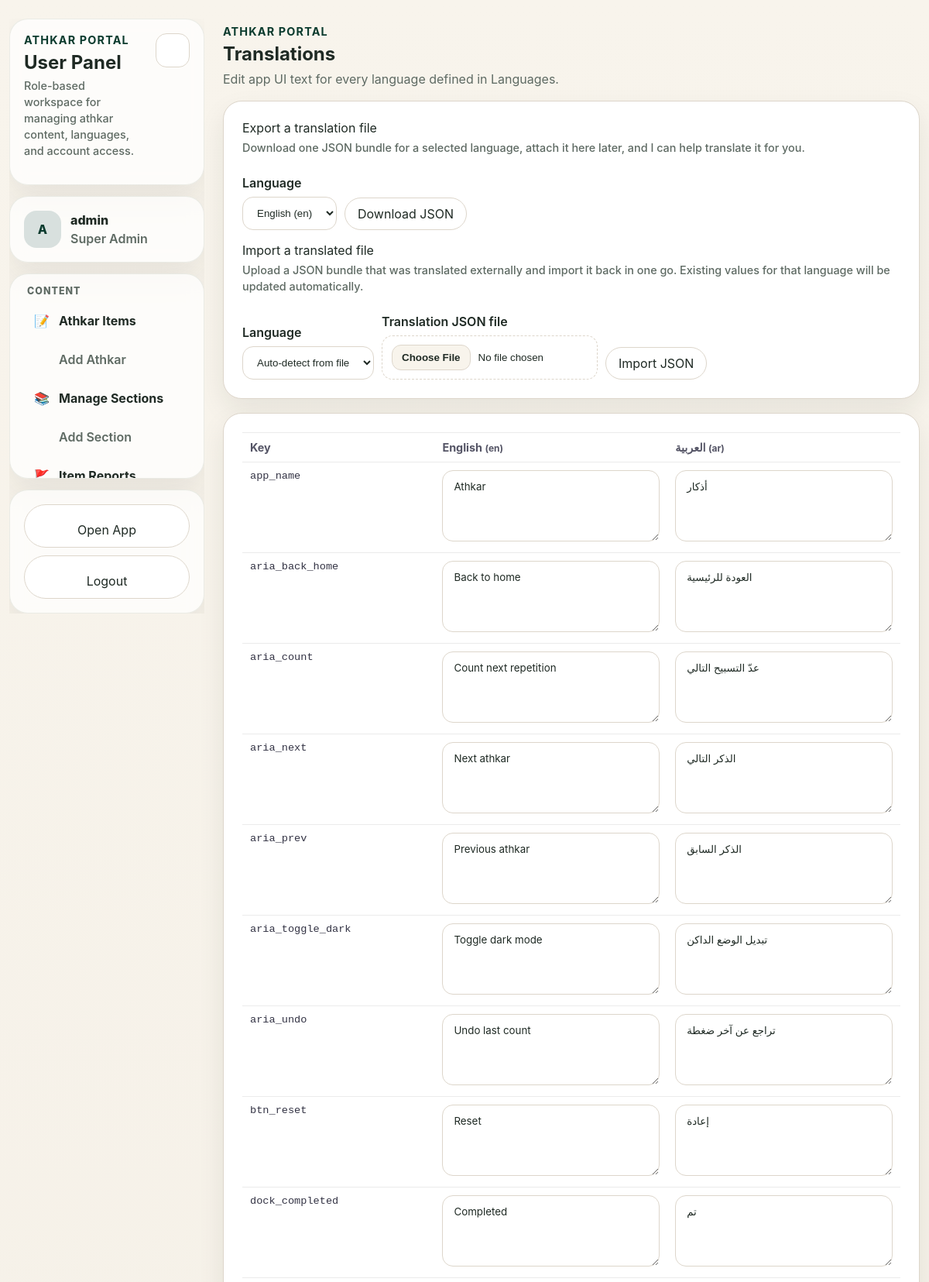
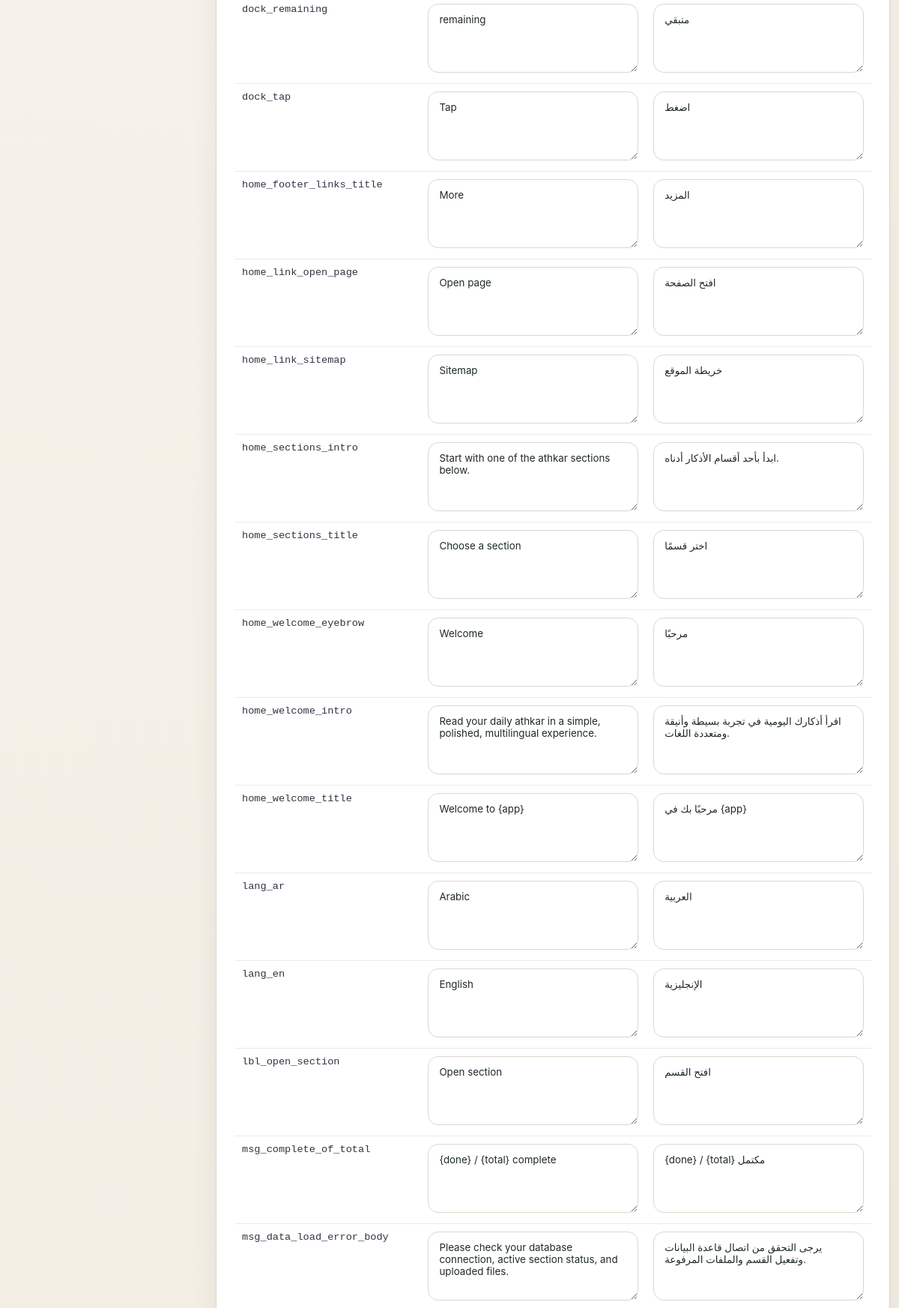
Screenshot of /user/ui-strings.php (signed in, upper part) with the database file from the repository (2 pictures, top to bottom).
### tables this page shows
CREATE TABLE IF NOT EXISTS app_languages (
  code VARCHAR(8) NOT NULL PRIMARY KEY,
  label VARCHAR(64) NOT NULL,
  native_label VARCHAR(64) NOT NULL,
  dir ENUM('ltr','rtl') NOT NULL DEFAULT 'ltr',
  is_active TINYINT(1) NOT NULL DEFAULT 1,
  display_order INT UNSIGNED NOT NULL DEFAULT 1,
  created_at TIMESTAMP NOT NULL DEFAULT CURRENT_TIMESTAMP,
  updated_at TIMESTAMP NOT NULL DEFAULT CURRENT_TIMESTAMP ON UPDATE CURRENT_TIMESTAMP
);

### config/i18n.php (called while the page is built, shortened)
<?php
function get_languages(PDO $pdo, bool $onlyActive = false): array
{
    try {
        $has = (bool)$pdo->query("SHOW TABLES LIKE 'app_languages'")->fetchColumn();
        if ($has) {
            $sql = "SELECT code, label, native_label, COALESCE(dir, CASE WHEN code = 'ar' THEN 'rtl' ELSE 'ltr' END) AS dir, is_active, display_order FROM app_languages";
            if ($onlyActive) $sql .= ' WHERE is_active = 1';
            $sql .= ' ORDER BY display_order ASC, code ASC';
            $rows = $pdo->query($sql)->fetchAll();
            if (is_array($rows) && $rows) return $rows;
        }
    } catch (Throwable $e) {
    }
    $fallback = [
        ['code' => 'en', 'label' => 'English', 'native_label' => 'English', 'dir' => 'ltr', 'is_active' => 1, 'display_order' => 1],
        ['code' => 'ar', 'label' => 'Arabic', 'native_label' => 'العربية', 'dir' => 'rtl', 'is_active' => 1, 'display_order' => 2],
    ];
    return $onlyActive ? $fallback : $fallback;
}

### config/lang_admin.php (called while the page is built, shortened)
<?php
require_once __DIR__ . '/i18n.php';
function admin_language_rows(PDO $pdo, bool $activeOnly = false): array
{
    return get_languages($pdo, $activeOnly);
}
function admin_edit_language_rows(PDO $pdo): array
{
    $rows = admin_language_rows($pdo, true);
    return $rows ?: admin_language_rows($pdo, false);
}

### config/auth.php (called while the page is built, shortened)
<?php
function esc(?string $value): string
{
    return htmlspecialchars((string)$value, ENT_QUOTES, 'UTF-8');
}

### user/ui-strings.php (the view, shortened to what this page needs)
<?php
require_once __DIR__ . '/../config/auth.php';
require_once __DIR__ . '/../config/i18n.php';
require_once __DIR__ . '/../config/lang_admin.php';
$pdo = app_pdo();
$has = (bool)$pdo->query("SHOW TABLES LIKE 'ui_strings'")->fetchColumn();
$languages = admin_edit_language_rows($pdo);
$langCodes = array_map(fn($row) => $row['code'], $languages);
$keys = $pdo->query('SELECT DISTINCT string_key FROM ui_strings ORDER BY string_key ASC')->fetchAll(PDO::FETCH_COLUMN);
function load_strings_by_lang(PDO $pdo, string $lang): array {
    $stmt = $pdo->prepare('SELECT string_key, value FROM ui_strings WHERE lang = :l');
    $stmt->execute(['l' => $lang]);
    $rows = $stmt->fetchAll(PDO::FETCH_KEY_PAIR);
    return is_array($rows) ? $rows : [];
}
$strings = [];
foreach ($langCodes as $code) $strings[$code] = load_strings_by_lang($pdo, $code);
foreach ($langCodes as $code) $strings[$code] = load_strings_by_lang($pdo, $code);
?><!DOCTYPE html>
<html lang="en">
<head>
  <link rel="stylesheet" href="../css/style.css" />
  <link rel="stylesheet" href="../css/admin.css" />
</head>
<body class="admin-body">
  <main class="admin-app-shell">
    <?php $activePage = 'ui'; include __DIR__ . '/_nav.php'; ?>
    <section class="admin-content">
      <header class="admin-page-header">
        <div class="admin-page-title">
          <p class="admin-eyebrow">Athkar Portal</p>
          <h1>Translations</h1>
          <p class="admin-subtitle">Edit app UI text for every language defined in Languages.</p>
        </div>
      </header>
    <section class="admin-panel">
      <div class="admin-export-bar">
        <div>
          <p class="admin-note-title">Export a translation file</p>
          <p class="admin-help-inline">Download one JSON bundle for a selected language, attach it here later, and I can help translate it for you.</p>
        </div>
        <form method="get" action="translation-export.php">
          <label class="admin-inline-field">
            <span>Language</span>
            <select class="admin-select" name="lang">
              <?php foreach ($languages as $lang): ?>
                <option value="<?= esc($lang['code']) ?>"><?= esc($lang['native_label']) ?> (<?= esc($lang['code']) ?>)</option>
              <?php endforeach; ?>
            </select>
          </label>
          <button class="ghost-button admin-inline-icon-button" type="submit">
            <span>Download JSON</span>
          </button>
        </form>
      </div>
      <div class="admin-import-bar">
        <div>
          <p class="admin-note-title">Import a translated file</p>
          <p class="admin-help-inline">Upload a JSON bundle that was translated externally and import it back in one go. Existing values for that language will be updated automatically.</p>
        </div>
        <form method="post" action="translation-import.php" enctype="multipart/form-data">
          <label class="admin-inline-field">
            <span>Language</span>
            <select class="admin-select" name="lang">
              <option value="">Auto-detect from file</option>
            </select>
          </label>
          <label class="admin-inline-field admin-span-2">
            <span>Translation JSON file</span>
            <input class="admin-file-input" type="file" name="translation_file" accept="application/json,.json" required />
          </label>
          <button class="ghost-button admin-inline-icon-button" type="submit">
            <span>Import JSON</span>
          </button>
        </form>
      </div>
    </section>
    <section class="admin-panel">
      <form method="post" class="admin-form-stack">
        <table class="i18n-table">
          <thead>
            <tr>
              <th style="width:16%">Key</th>
              <?php foreach ($languages as $lang): ?><th><?= esc($lang['native_label']) ?> <small>(<?= esc($lang['code']) ?>)</small></th><?php endforeach; ?>
            </tr>
          </thead>
          <tbody>
            <?php foreach ($keys as $k): ?>
              <tr>
                <td class="i18n-key"><?= esc($k) ?></td>
                <?php foreach ($langCodes as $code): ?>
                  <td><textarea class="admin-textarea admin-textarea-compact i18n-input" name="strings[<?= esc($k) ?>][<?= esc($code) ?>]" rows="2"><?= esc($strings[$code][$k] ?? '') ?></textarea></td>
                <?php endforeach; ?>
              </tr>
            <?php endforeach; ?>
          </tbody>
        </table>
      </form>
    </section>
    </section>
  </main>
</body>
</html>

### css/style.css (style rules this page uses)
:root { --theme-accent: #0b3b2e; --theme-light-bg: #f6f3ec; --theme-light-surface: #ffffff; --theme-dark-bg: #0c1210; --theme-dark-surface: #111a16; --bg-top: var(--theme-light-bg); --bg-bottom: color-mix(in srgb, var(--theme-light-bg) 88%, white 12%); --arabic-top: color-mix(in srgb, var(--theme-light-surface) 84%, white 16%); --arabic-bottom: color-mix(in srgb, var(--theme-light-bg) 82%, var(--theme-light-surface) 18%); --panel-top: color-mix(in srgb, var(--theme-light-surface) 86%, var(--theme-light-bg) 14%); --panel-bottom: color-mix(in srgb, var(--theme-light-bg) 82%, var(--theme-light-surface) 18%); --sticky-top: color-mix(in srgb, var(--theme-light-surface) 98%, transparent); --sticky-bottom: color-mix(in srgb, var(--theme-light-surface) 88%, transparent); --dock-bg: color-mix(in srgb, var(--theme-light-surface) 96%, transparent); --overlay-bg: color-mix(in srgb, var(--theme-light-bg) 55%, transparent); --overlay-spinner: rgba(31, 42, 36, 0.12); --bg: var(--theme-light-bg); --surface: var(--theme-light-surface); --surface-soft: color-mix(in srgb, var(--theme-light-surface) 72%, var(--theme-light-bg) 28%); --text: #1f2a24; --muted: #5e6a63; --accent: var(--theme-accent); --accent-soft: color-mix(in srgb, var(--theme-accent) 16%, white 84%); --link-color: #2a69c7; --border: color-mix(in srgb, var(--theme-light-bg) 62%, #b3a794 38%); --shadow: 0 14px 34px rgba(24, 35, 28, 0.08); --radius-lg: 24px; --radius-md: 16px; --radius-sm: 12px; --dock-height: 154px; }
* { box-sizing: border-box; }
html { font-size: 16px; -webkit-text-size-adjust: 100%; }
body { transition: background-color 200ms ease, color 200ms ease; margin: 0; font-family: Inter, ui-sans-serif, system-ui, -apple-system, BlinkMacSystemFont, "Segoe UI", sans-serif; color: var(--text); background: linear-gradient(180deg, var(--bg-top) 0%, var(--bg-bottom) 100%); }
button, a { font: inherit; }
h1, h2, h3, p { margin-top: 0; }
.primary-button, .ghost-button { border-radius: 999px; padding: 12px 16px; border: 1px solid transparent; cursor: pointer; -webkit-tap-highlight-color: transparent; }
.ghost-button { background: var(--surface); border-color: var(--border); color: var(--text); }
.tap-safe, button, a, .tab-button { touch-action: manipulation; }
:root { --dock-bg: color-mix(in srgb, var(--theme-light-surface) 96%, transparent); --overlay-bg: color-mix(in srgb, var(--theme-light-bg) 55%, transparent); --overlay-spinner: color-mix(in srgb, var(--theme-dark-bg) 12%, transparent); --dock-height: 138px; }

### user/ui-strings.php (style rules this page uses)
.i18n-table { width: 100%; border-collapse: collapse; }
.i18n-table th, .i18n-table td { border-top: 1px solid rgba(0,0,0,0.08); padding: 10px; vertical-align: top; }
.i18n-table th { text-align: left; font-size: 0.9rem; color: #556; }
.i18n-key { font-family: ui-monospace,SFMono-Regular,Menlo,Monaco,Consolas,"Liberation Mono","Courier New",monospace; font-size: 0.85rem; color: #334; }
.i18n-input { width: 100%; }
.admin-inline-icon-button { display: inline-flex; align-items: center; justify-content: center; gap: 8px; }
.admin-inline-icon-button span { line-height: 1; }

### rows the page displays
app_languages: native_label "English", code "en"
app_languages: native_label "العربية", code "ar"

### other values shown
$avatar "A"
$username "admin"
$roleLabel "Super Admin"
$label "Add Athkar Add Section"
$k "app_name"
$k "aria_back_home"
$k "aria_count"
$k "aria_next"
$k "aria_prev"
$k "aria_toggle_dark"
$k "aria_undo"
$k "btn_reset"
$k "dock_completed"
$k "dock_remaining"
$k "dock_tap"
